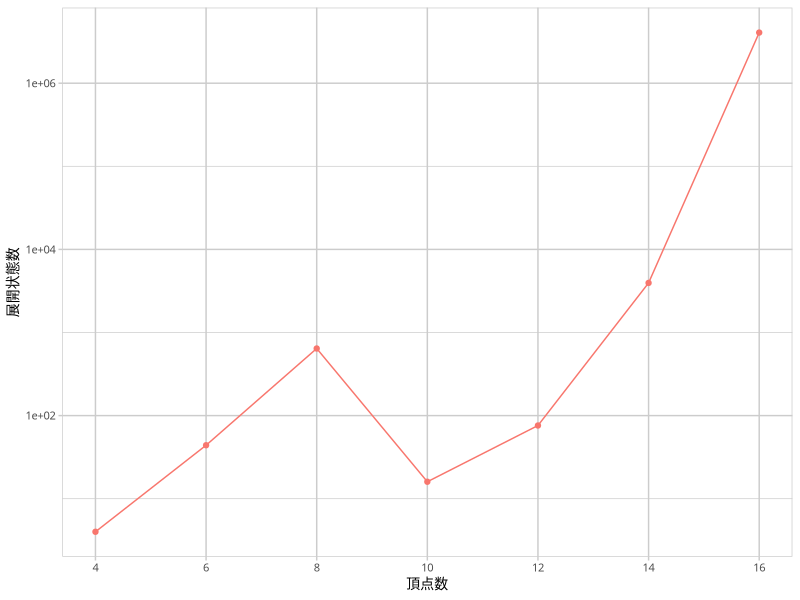

This figure's R source:
library(readr)
library(dplyr)
library(ggplot2)

data <- read_csv('cmp-algo-mws.csv') %>%
  filter(d == 3, bdr == 'basic' & mgr == 'basic') %>%
  mutate(mtd = 'basic') %>%
  group_by(n, d, mtd, node) %>%
  summarise(mean_time = mean(time)) %>%
  ungroup() %>%
  mutate(mtd = as.factor(mtd))

gp <- ggplot(data, aes(x = n, y = node, color = mtd)) +
  geom_point() +
  geom_line() +
  scale_x_continuous(name = '頂点数',
                     breaks = data$n,
                     minor_breaks = NULL,
                     labels = as.character(data$n)) +
  scale_y_continuous(name = '展開状態数',
                     trans = 'log10') +
  theme(text = element_text(family = 'IPAexGothic', size = 10),
        panel.background = element_rect(fill = 'white', colour = 'grey80'),
        panel.grid.major = element_line(colour = 'grey80'),
        panel.grid.minor = element_line(colour = 'grey80'),
        axis.ticks = element_line(colour = 'grey80'),
        legend.position = 'none'
        )

ggsave('the-basic-node.pdf', gp,
       width = 13, height = 10, units = 'cm',
       device = cairo_pdf)
